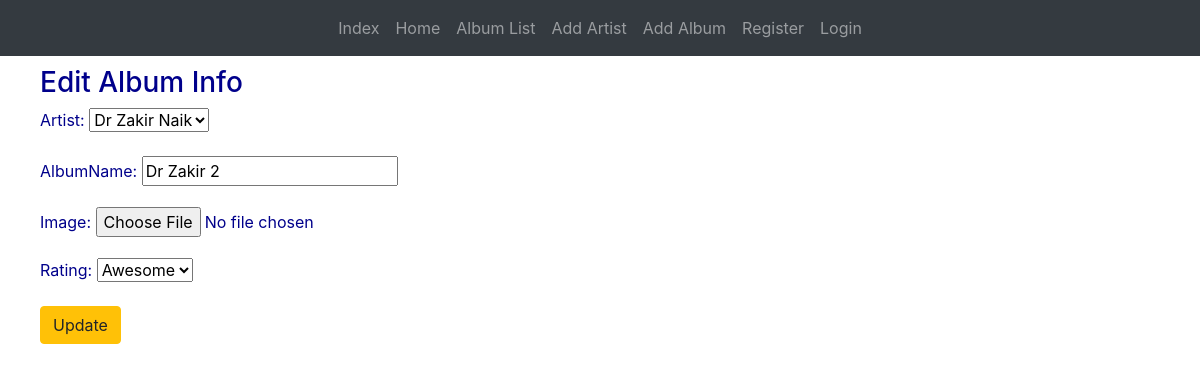
/album_edit/2/, run on the app's committed database.
### home/models.py (models this page shows, shortened)
class Album(models.Model):
    artist = models.ForeignKey(Musician, on_delete=models.CASCADE)
    albumName = models.CharField(max_length=20)
    releaseDate = models.DateField(auto_now=True)
    image = models.ImageField(blank=True)
    score = (
        (0, 'Not Good'),
        (1, 'Not Bad'),
        (2, 'Ok'),
        (3, 'Good'),
        (4, 'Cool'),
        (5, 'Awesome')
    )
    rating = models.IntegerField(choices=score)

### home/views.py (the view)
# urls.py: path('album_edit/<int:album_id>/', views.album_edit_view, name='album_edit_view'),
def album_edit_view(request, album_id):
    album_detail_view = models.Album.objects.get(pk=album_id)
    album_form = forms.AlbumForm(instance=album_detail_view)
    if request.method == 'POST':
        album_form = forms.AlbumForm(request.POST, instance=album_detail_view)
        if album_form.is_valid():
            album_form.save(commit=True)
    return render(request, 'album_edit_view.html', context={
        'album_edit_form': album_form
    })

### home/forms.py
class AlbumForm(forms.ModelForm):
    class Meta:
        model = models.Album
        fields = '__all__'

### home/models.py (called while the page is built)
    def __str__(self):
        return self.artistName

### templates/album_edit_view.html (shortened to what this page needs)
{% extends 'base.html' %}
{% block content %}
<h3>Edit Album Info</h3>
<form method="POST">
    {{ album_edit_form.as_p }}
    <input type="submit", value="Update" class="btn btn-warning">
</form>
{% endblock %}

### data on the page
Album: artist "Dr Zakir Naik", albumName "Dr Zakir 2", rating "Awesome"
